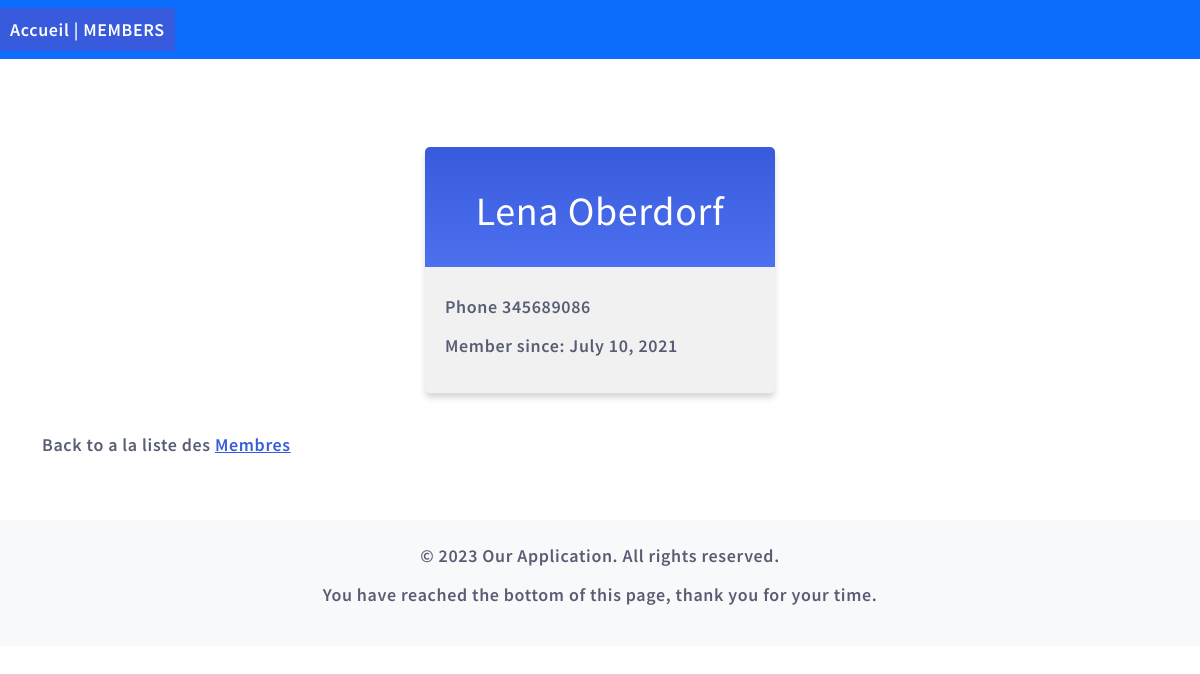
Screenshot of /members/details/lena-oberdorf with the database file from the repository.
### members/models.py (models this page shows, shortened)
class Member(models.Model):
  firstname = models.CharField(max_length=255)
  lastname = models.CharField(max_length=255)
  phone = models.IntegerField(null=True)
  joined_date = models.DateField(null=True)
  slug = models.SlugField(default="", null=False)

### members/views.py (the view)
# urls.py: path('members/details/<slug:slug>', views.details, name='details'),
def details(request, slug):
  mymember = Member.objects.get(slug=slug)
  template = loader.get_template('details.html')
  context = {
    'mymember': mymember,
  }
  return HttpResponse(template.render(context, request))

### members/templates/details.html (shortened to what this page needs)
{% extends "master.html" %}
{% block content %}
{% include "header.html" %}
    <div class="container py-5">
      <div class="mycard">
        <h1>{{ mymember.firstname }} {{ mymember.lastname }}</h1>
        <p>Phone {{ mymember.phone }}</p>
        <p>Member since: {{ mymember.joined_date }}</p>
      </div>
      <p>Back to a la liste des <a href="/members">Membres</a></p>
    </div>
  {% include "footer.html" %}
{% endblock content %}

### mystaticfiles/mystyles.css (style rules this page uses)
body { margin:0; font: 600 18px 'Source Sans Pro', sans-serif; letter-spacing: 0.64px; color: #585d74; }
.mycard { background-color: #f1f1f1; background-image: linear-gradient(to bottom, #375BDC, #4D70EF); background-size: 100% 120px; background-repeat: no-repeat; margin: 40px auto; width: 350px; border-radius: 5px; box-shadow: 0 5px 7px -1px rgba(51, 51, 51, 0.23); padding: 20px; }
.mycard h1 { text-align: center; color:#ffffff; margin:20px 0 60px 0; }
a:link, a:visited { color: #375BDC; }

### rows the page displays
Member: firstname "Lena", lastname "Oberdorf", phone "345689086", joined_date "July 10, 2021"
